Frame 1 (no input): blank canvas, image omitted
Frame 60 (no input): blank canvas, image omitted
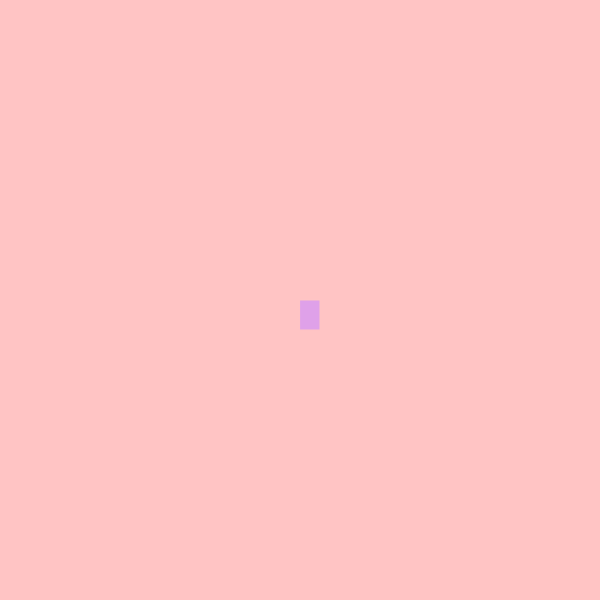
Frame 120 (the mouse pressed at the canvas centre since frame 60)

The p5.js sketch whose frames 1 and 60 were blank and that drew this single picture after the mouse press (run headless with seeded random() and noise() and a simulated clock; from frame 60 on, the mouse is pressed at the canvas centre):

// p5.js sketch
// ── sketch.js
function setup() {
    createCanvas(600, 600);
    background("rgb(255,196,196)");    
  }
  
  function draw() { 
  
   stroke("#FFC4C4")
    fill("rgb(223,161,233)")
    
   //console.log (mouseIsPressed);
   
    if (mouseIsPressed) {
       rect(mouseX, mouseY, 20, 30)
      
    } 
  }
